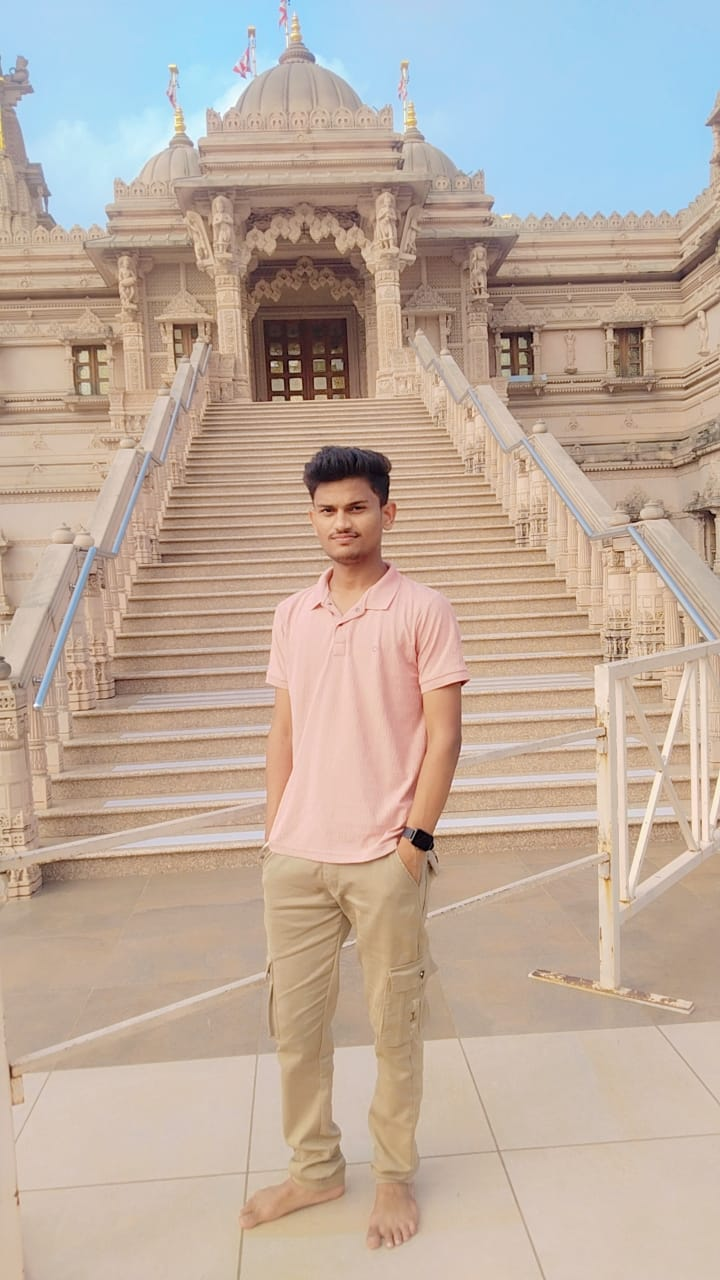
#> input picture Image Filtering/image.jpg, 720 x 1280 px, found by its file name
$ python sharping.py
#> lines starting #> are read from the running program, lines starting #| are printed output that depends on the picture
import cv2
import numpy as np


image = cv2.imread(r"C:\Personal campus\Airtificial Intelligence\OpenCV\Image Filtering\image.jpg")
#> image is the input picture: shape (1280, 720, 3); mean B, G, R 158.4, 171.9, 189.3
sharpen_kernal = np.array([
    [0 , -2 , 0],
    [-1 , 5 ,-1],
    [0 , -1 , 0]
])

sharpened = cv2.filter2D(image,-1,sharpen_kernal)
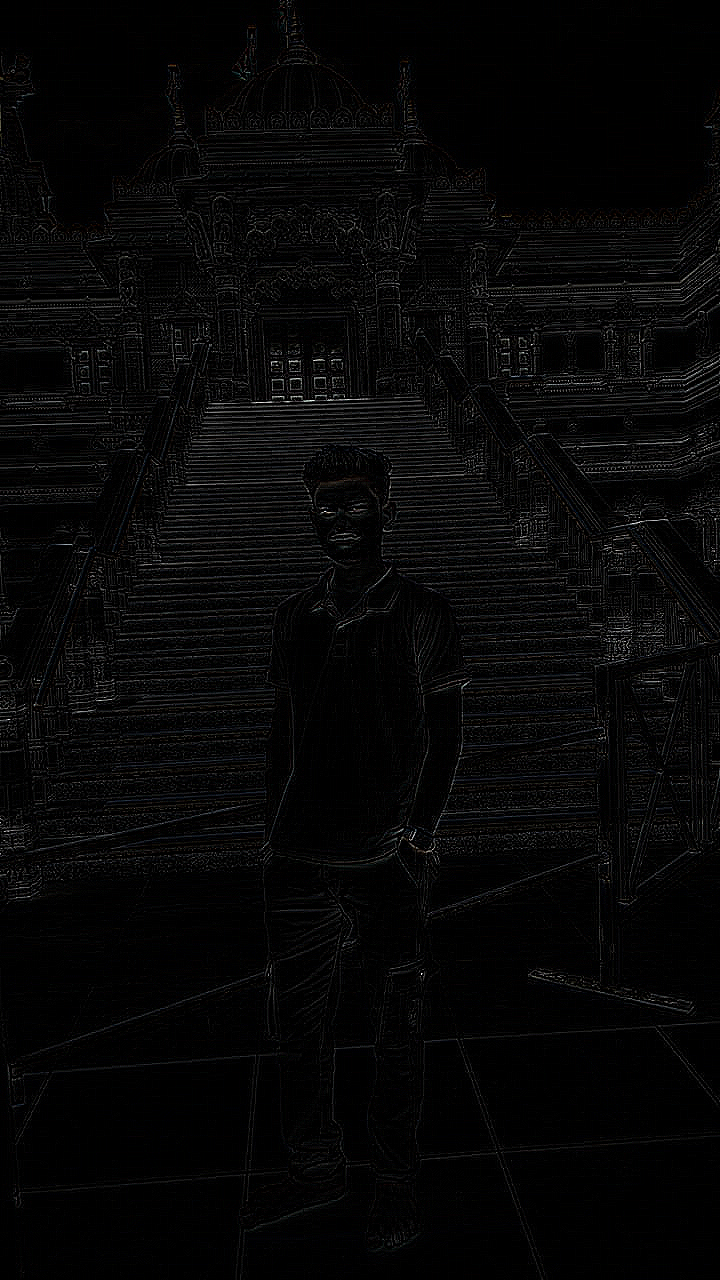
#> sharpened: shape (1280, 720, 3); mean B, G, R 6.7, 6.6, 6.6
cv2.imshow("original",image)
cv2.imshow("sharpened",sharpened)
cv2.waitKey(0)
cv2.destroyAllWindows()
